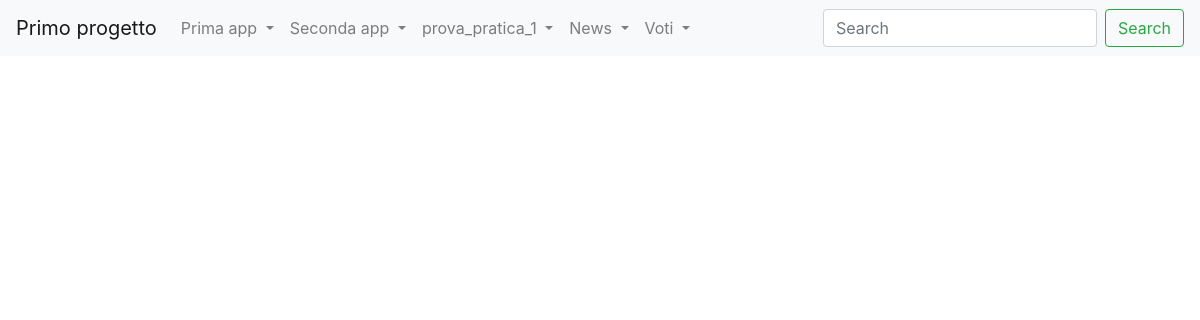
/news/lista_giornalisti/, run on an earlier commit of the app's database.
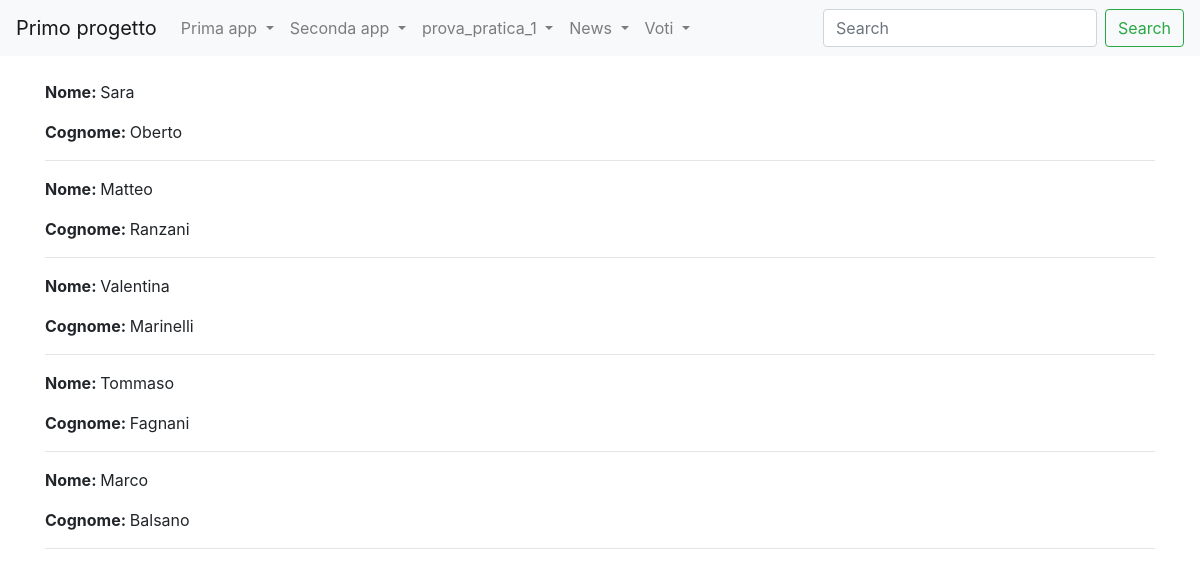
And on a later commit of the database.
### news/models.py (models this page shows, shortened)
class Giornalista(models.Model):
    nome = models.CharField(max_length=20)
    cognome = models.CharField(max_length=20)
    anno_di_nascita = models.DateField(blank=True)
    class Meta:
        verbose_name="Giornalista"
        verbose_name_plural="Giornalisti"

### news/views.py (the view)
# urls.py: path("lista_giornalisti/", lista_giornalisti, name="lista_giornalisti"),
def lista_giornalisti(request, pk=None):
    if(pk==None):
        giornalisti=Giornalista.objects.all()
    else:
        giornalisti=Giornalista.objects.filter(giornalista_id=pk)
    context = {
        'giornalisti': giornalisti,
        'pk':pk,
    }
    return render(request, 'lista_giornalisti.html', context)

### news/templates/lista_giornalisti.html (shortened to what this page needs)
{% extends 'base.html' %}
{% block content %}
    {% for giornalista in giornalisti %}
        <p><strong>Nome: </strong>
            {{giornalista.nome}}
        </p>
        <p><strong>Cognome: </strong>
            {{giornalista.cognome}}
        </p>
        <hr>
    {% endfor %}
{% endblock content %}

What changed in the data, as far as the page shows it:
added Giornalista: nome "Sara", cognome "Oberto"
added Giornalista: nome "Matteo", cognome "Ranzani"
added Giornalista: nome "Valentina", cognome "Marinelli"
added Giornalista: nome "Tommaso", cognome "Fagnani"
added Giornalista: nome "Marco", cognome "Balsano"
